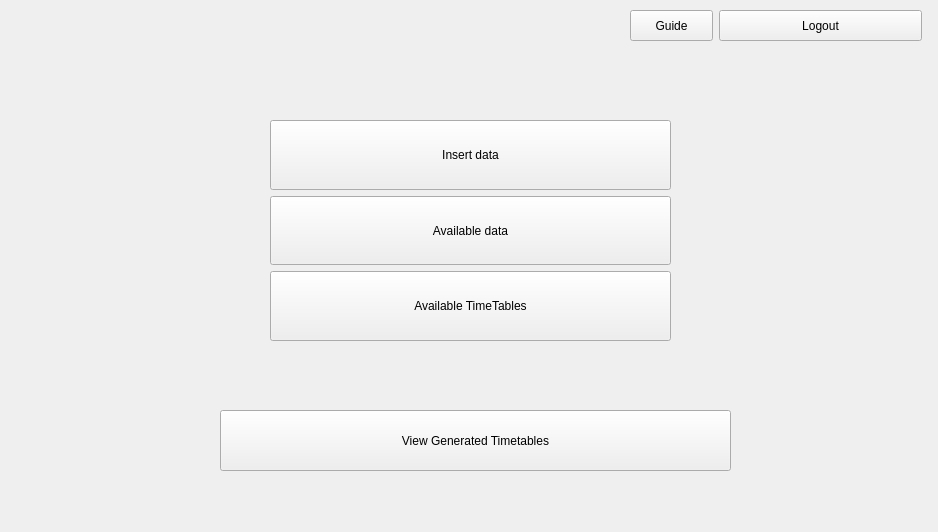
<?xml version="1.0" encoding="UTF-8"?>
<ui version="4.0">
 <class>MainWindow</class>
 <widget class="QMainWindow" name="MainWindow">
  <property name="geometry">
   <rect>
    <x>0</x>
    <y>0</y>
    <width>938</width>
    <height>532</height>
   </rect>
  </property>
  <property name="windowTitle">
   <string>MainWindow</string>
  </property>
  <widget class="QWidget" name="centralwidget">
   <widget class="QPushButton" name="pushButton_vtt">
    <property name="geometry">
     <rect>
      <x>220</x>
      <y>410</y>
      <width>511</width>
      <height>61</height>
     </rect>
    </property>
    <property name="styleSheet">
     <string notr="true">font: 700 12pt &quot;Comic Sans MS&quot;;</string>
    </property>
    <property name="text">
     <string>View Generated Timetables</string>
    </property>
   </widget>
   <widget class="QWidget" name="">
    <property name="geometry">
     <rect>
      <x>270</x>
      <y>120</y>
      <width>401</width>
      <height>221</height>
     </rect>
    </property>
    <layout class="QVBoxLayout" name="verticalLayout">
     <item>
      <widget class="QPushButton" name="pushButton_id">
       <property name="sizePolicy">
        <sizepolicy hsizetype="Minimum" vsizetype="Preferred">
         <horstretch>0</horstretch>
         <verstretch>0</verstretch>
        </sizepolicy>
       </property>
       <property name="text">
        <string>Insert data</string>
       </property>
      </widget>
     </item>
     <item>
      <widget class="QPushButton" name="pushButton_ad">
       <property name="sizePolicy">
        <sizepolicy hsizetype="Minimum" vsizetype="Preferred">
         <horstretch>0</horstretch>
         <verstretch>0</verstretch>
        </sizepolicy>
       </property>
       <property name="text">
        <string>Available data</string>
       </property>
      </widget>
     </item>
     <item>
      <widget class="QPushButton" name="pushButton_at">
       <property name="sizePolicy">
        <sizepolicy hsizetype="Minimum" vsizetype="Preferred">
         <horstretch>0</horstretch>
         <verstretch>0</verstretch>
        </sizepolicy>
       </property>
       <property name="text">
        <string>Available TimeTables</string>
       </property>
      </widget>
     </item>
    </layout>
   </widget>
   <widget class="QWidget" name="">
    <property name="geometry">
     <rect>
      <x>630</x>
      <y>10</y>
      <width>292</width>
      <height>31</height>
     </rect>
    </property>
    <layout class="QHBoxLayout" name="horizontalLayout">
     <item>
      <widget class="QPushButton" name="pushButton_guide">
       <property name="sizePolicy">
        <sizepolicy hsizetype="Preferred" vsizetype="Preferred">
         <horstretch>0</horstretch>
         <verstretch>0</verstretch>
        </sizepolicy>
       </property>
       <property name="text">
        <string>Guide</string>
       </property>
      </widget>
     </item>
     <item>
      <widget class="QPushButton" name="pushButton_logout">
       <property name="sizePolicy">
        <sizepolicy hsizetype="Preferred" vsizetype="Preferred">
         <horstretch>0</horstretch>
         <verstretch>0</verstretch>
        </sizepolicy>
       </property>
       <property name="minimumSize">
        <size>
         <width>203</width>
         <height>0</height>
        </size>
       </property>
       <property name="text">
        <string>Logout</string>
       </property>
      </widget>
     </item>
    </layout>
   </widget>
  </widget>
 </widget>
 <resources/>
 <connections/>
</ui>
